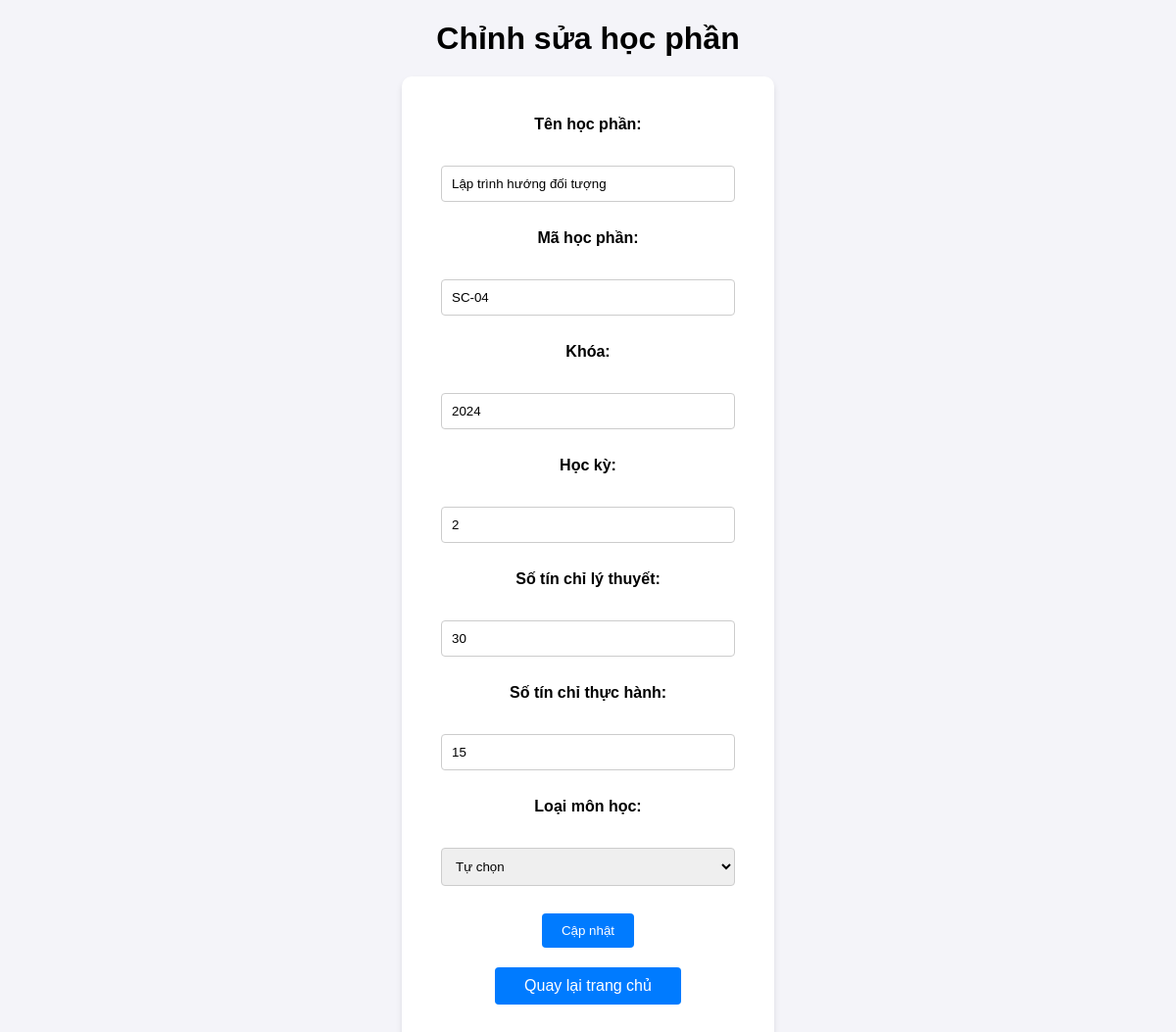
The page /edit_section.php?id=28 (signed in) on the database its author committed.
### tables this page shows
CREATE TABLE `sections` (
  `id` int(11) NOT NULL,
  `section_name` varchar(100) NOT NULL,
  `course_code` varchar(20) DEFAULT NULL,
  `course_name` varchar(100) DEFAULT NULL,
  `semester` int(11) DEFAULT NULL,
  `user_id` int(11) NOT NULL,
  `theoretical_credits` int(11) NOT NULL DEFAULT 0,
  `practical_credits` int(11) NOT NULL DEFAULT 0,
  `course_type` enum('Bắt buộc','Tự chọn') NOT NULL DEFAULT 'Bắt buộc'
);

### edit_section.php (the view, shortened to what this page needs)
<?php
require_once 'db.php';
$id = intval($_GET['id']);
$sql = "SELECT * FROM sections WHERE id = ?";
$stmt = $conn->prepare($sql);
$stmt->bind_param("i", $id);
$stmt->execute();
$result = $stmt->get_result();
$section = $result->fetch_assoc();
?>
<!DOCTYPE html>
<html lang="vi">
<head>
    <link rel="stylesheet" href="css/edit_section.css">
</head>
<body>
    <h1>Chỉnh sửa học phần</h1>
    <form method="POST">
        <label for="section_name">Tên học phần:</label><br>
        <input type="text" id="section_name" name="section_name" value="<?= htmlspecialchars($section['section_name']) ?>"><br><br>
        <label for="course_code">Mã học phần:</label><br>
        <input type="text" id="course_code" name="course_code" value="<?= htmlspecialchars($section['course_code']) ?>"><br><br>
        <label for="course_name">Khóa:</label><br>
        <input type="text" id="course_name" name="course_name" value="<?= htmlspecialchars($section['course_name']) ?>"><br><br>
        <label for="semester">Học kỳ:</label><br>
        <input type="text" id="semester" name="semester" value="<?= htmlspecialchars($section['semester']) ?>"><br><br>
        <label for="theoretical_credits">Số tín chỉ lý thuyết:</label><br>
        <input type="number" id="theoretical_credits" name="theoretical_credits" value="<?= htmlspecialchars($section['theoretical_credits']) ?>"><br><br>
        <label for="practical_credits">Số tín chỉ thực hành:</label><br>
        <input type="number" id="practical_credits" name="practical_credits" value="<?= htmlspecialchars($section['practical_credits']) ?>"><br><br>
        <label for="course_type">Loại môn học:</label><br>
        <select id="course_type" name="course_type">
            <option value="Tự chọn" <?= $section['course_type'] === 'Tự chọn' ? 'selected' : '' ?>>Tự chọn</option>
        </select><br><br>
        <button type="submit">Cập nhật</button>
        <a href="index.php" class="back-btn">Quay lại trang chủ</a>
    </form>
</body>
</html>

### css/edit_section.css (style rules this page uses)
body { font-family: Arial, sans-serif; background-color: #f4f4f9; margin: 0; padding: 0; text-align: center; }
form { display: inline-block; background-color: #fff; padding: 40px; border-radius: 10px; box-shadow: 0px 4px 6px rgba(0, 0, 0, 0.1); }
input[type="text"], input[type="number"], select { width: 300px; padding: 10px; margin: 10px 0; border: 1px solid #ccc; border-radius: 4px; box-sizing: border-box; }
label { display: block; margin-bottom: 5px; font-weight: bold; }
button { padding: 10px 20px; border: none; background-color: #007BFF; color: white; border-radius: 4px; cursor: pointer; }
h1 { text-align: center; margin-bottom: 20px; }
.back-btn { display: block; margin: 20px auto; padding: 10px 20px; background-color: #007BFF; color: white; text-align: center; text-decoration: none; border-radius: 4px; width: 150px; }

### rows shown on the page
sections: section_name "Lập trình hướng đối tượng", course_code "SC-04", course_name "2024", semester "2", theoretical_credits "30", practical_credits "15", course_type "Tự chọn"
